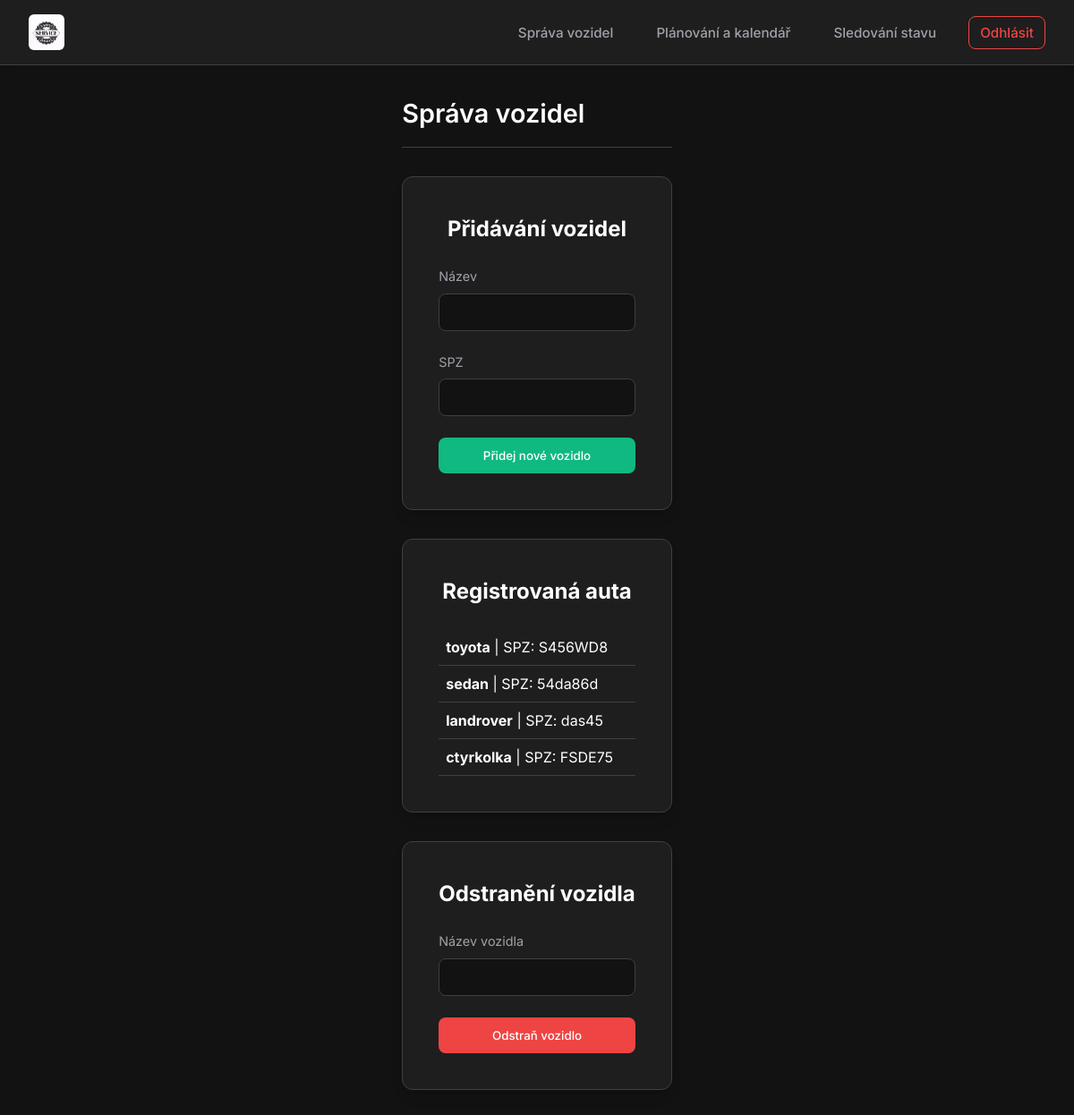
The page /sprava_vozidel (signed in) on the database its author committed.
### views/models.py (models this page shows)
class Vozidlo(db.Model):
    id_vozidla = db.Column(db.Integer, primary_key=True)
    id_uzivatele = db.Column(db.Integer, db.ForeignKey('user.id'), nullable=False)
    user = db.relationship('User', backref='vozidla')
    nazev_vozidla = db.Column(db.String(255), nullable=False)
    spz = db.Column(db.String(10), nullable=False)

### views/sprava_vozidel_blueprint.py (the view, shortened to what this page needs)
@sprava_vozidel.route('/sprava_vozidel')
def spravaVozidel():
    if 'role_id' in session and session['role_id'] in [8, 6, 7, 5]:
        user_id=session['user_id']
        user_role=session['role_id']
        if user_role == 6:
            volba = 2
        elif user_role == 7:
            volba = 1
        else:
            volba = 3
        form = UserSelectForm()
        users_with_operations = models.User.query.filter(
            models.User.sluzby.any(models.Sluzba.id_druhu_sluzby == volba)
        ).all()
        form.selected_user.choices = [(user.id, user.username) for user in users_with_operations]
        vozidla = models.Vozidlo.query.filter_by(id_uzivatele=user_id).all()
        operace = models.Sluzba.query.filter(models.Sluzba.id_druhu_sluzby==volba).all()
    else:
        abort(403)
    return render_template('sprava_vozidel.jinja',vozidla=vozidla,operace=operace, form=form)

### forms.py
class UserSelectForm(FlaskForm):
    selected_user = SelectField('Vyberte uživatele', coerce=int)
    submit = SubmitField('Zobrazit operace')

### templates/sprava_vozidel.jinja (shortened to what this page needs)
{% extends '__main.jinja' %}
{% block content %}
    {% include '__menu.jinja' %}
    <div class="container">
        <div class="page-header">
            <h1 class="page-title">Správa vozidel</h1>
        </div>
        {% if 'user_id' in session and session['role_id'] in [1, 8] %}
        <div style="display: grid; grid-template-columns: repeat(auto-fit, minmax(300px, 1fr)); gap: 2rem; margin-bottom: 3rem;">
            <div class="auth-container" style="width: 100%; max-width: none;">
                <h2 style="margin-bottom: 1.5rem; text-align: center;">Přidávání vozidel</h2>
                <form method="POST" action="/sprava_vozidel.zmena_vozidla">
                    <div class="form-group">
                        <label for="nazev">Název</label>
                        <input type="text" id="nazev" name="nazev">
                    </div>
                    <div class="form-group">
                        <label for="SPZ">SPZ</label>
                        <input type="text" id="SPZ" name="spz">
                    </div>
                    <button class="btn btn-primary btn-full" type="submit" name="pridej_nove_vozidlo">Přidej nové vozidlo</button>
                </form>
            </div>
            <div class="auth-container" style="width: 100%; max-width: none;">
                <h2 style="margin-bottom: 1.5rem; text-align: center;">Registrovaná auta</h2>
                <div style="max-height: 300px; overflow-y: auto;">
                    {% for auto in vozidla %}
                        <div style="padding: 0.5rem; border-bottom: 1px solid var(--border-color);">
                            <strong>{{ auto.nazev_vozidla }}</strong> | SPZ: {{ auto.spz }}
                        </div>
                    {% endfor %}
                </div>
            </div>
            <div class="auth-container" style="width: 100%; max-width: none;">
                <h2 style="margin-bottom: 1.5rem; text-align: center;">Odstranění vozidla</h2>
                <form method="POST" action="/sprava_vozidel.zmena_vozidla">
                    <div class="form-group">
                        <label for="nazev_odstranit">Název vozidla</label>
                        <input type="text" id="nazev_odstranit" name="nazev_odstranit">
                    </div>
                    <button class="btn btn-primary btn-full" type="submit" name="odstranit_vozidlo" style="background-color: var(--error);">Odstraň vozidlo</button>
                </form>
            </div>
        </div>
        {% endif %}
    </div>
{% endblock %}

### static/styles/styles.css (style rules this page uses)
:root { --bg-primary: #121212; --bg-secondary: #1e1e1e; --bg-tertiary: #2d2d2d; --text-primary: #ffffff; --text-secondary: #a1a1aa; --accent-primary: #10b981; --accent-hover: #059669; --border-color: #3f3f46; --error: #ef4444; --success: #10b981; --font-main: 'Inter', sans-serif; --radius-sm: 0.375rem; --radius-md: 0.5rem; --radius-lg: 0.75rem; --shadow-sm: 0 1px 2px 0 rgb(0 0 0 / 0.05); --shadow-md: 0 4px 6px -1px rgb(0 0 0 / 0.1), 0 2px 4px -2px rgb(0 0 0 / 0.1); --shadow-lg: 0 10px 15px -3px rgb(0 0 0 / 0.1), 0 4px 6px -4px rgb(0 0 0 / 0.1); }
*, *::before, *::after { box-sizing: border-box; margin: 0; padding: 0; }
body { font-family: var(--font-main); background-color: var(--bg-primary); color: var(--text-primary); line-height: 1.5; min-height: 100vh; display: flex; flex-direction: column; }
.auth-container { background-color: var(--bg-secondary); padding: 2.5rem; border-radius: var(--radius-lg); width: 100%; max-width: 400px; box-shadow: var(--shadow-lg); border: 1px solid var(--border-color); }
.form-group { margin-bottom: 1.5rem; }
.form-group label { display: block; margin-bottom: 0.5rem; font-size: 0.9rem; color: var(--text-secondary); }
.form-group input { width: 100%; padding: 0.75rem; background-color: var(--bg-primary); border: 1px solid var(--border-color); border-radius: var(--radius-md); color: var(--text-primary); font-family: inherit; transition: border-color 0.2s; }
.btn { display: inline-flex; align-items: center; justify-content: center; padding: 0.75rem 1.5rem; border-radius: var(--radius-md); font-weight: 500; cursor: pointer; transition: background-color 0.2s; border: none; font-family: inherit; }
.btn-primary { background-color: var(--accent-primary); color: white; }
.btn-full { width: 100%; }
.container { max-width: 1200px; margin: 0 auto; padding: 2rem; }
.page-header { margin-bottom: 2rem; border-bottom: 1px solid var(--border-color); padding-bottom: 1rem; }
.page-title { font-size: 1.8rem; font-weight: 600; }

### rows shown on the page
Vozidlo: nazev_vozidla "toyota", spz "S456WD8"
Vozidlo: nazev_vozidla "sedan", spz "54da86d"
Vozidlo: nazev_vozidla "landrover", spz "das45"
Vozidlo: nazev_vozidla "ctyrkolka", spz "FSDE75"
